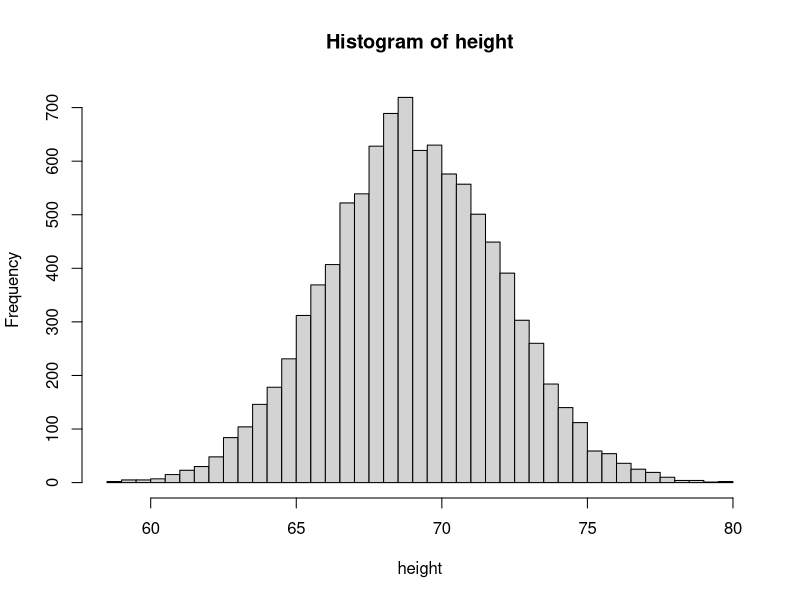
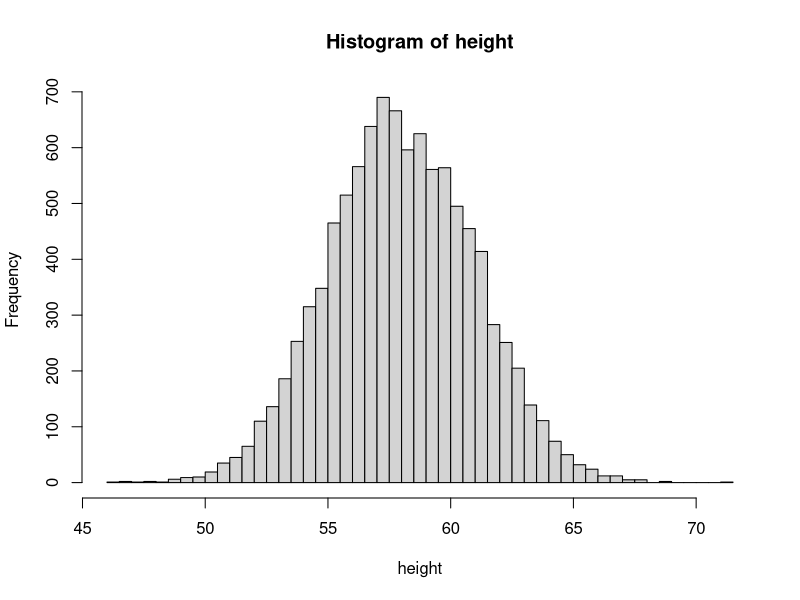
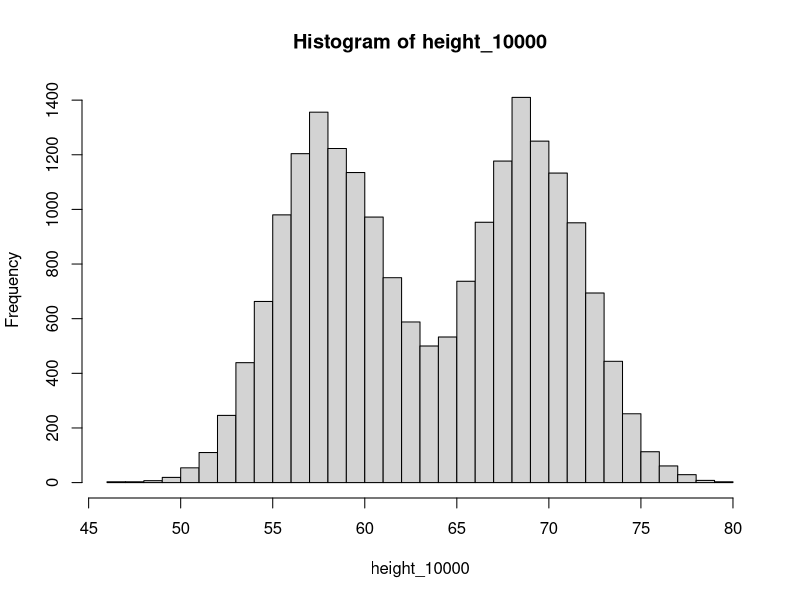
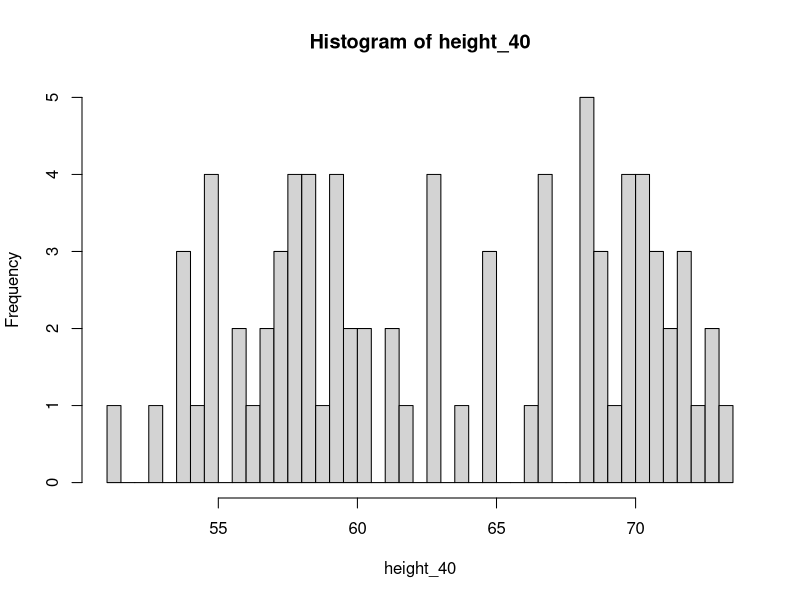
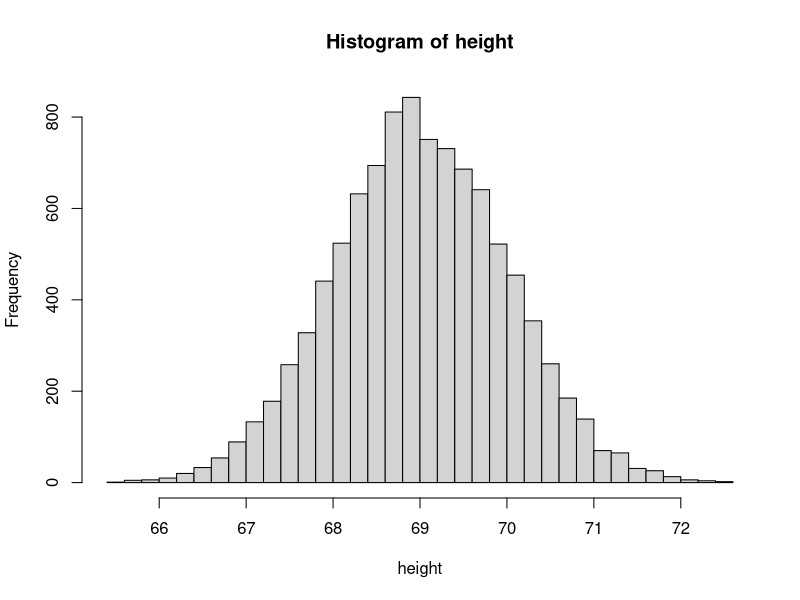

Write the R code that produced these figures, in order.
# Functions:

# Simulate a vector of n values randomly drawn from a normal distribution
#  having a mean of pop_mean, and standard deviation of pop_stdDev
# Display a histogram, summary statistics and return the vector
simulate_height <- function(n, pop_mean, pop_stdDev){
   height<- rnorm(n, pop_mean, pop_stdDev) # inches
   hist(height, breaks = 40)
   print(summary(height))
   height # returned value
}

# Display the confidence interval of the mean of a normal distribution 
#  or of a sample having n>=30 even if not normal (Central Limit Theorem).
# Uncomment print to display intermediate values of the calculation
CI_of_mean <- function(sample_mean, sample_sd, n, confidence){
  SEM<- sample_sd/sqrt(n)
  alpha <- 1 - confidence
  critical_val <- qnorm(1-alpha/2)
  term <- SEM * critical_val
  #print (paste(alpha, sample_mean,SEM, critical_val, term))
  paste(confidence*100,"%: ", sample_mean-term,"-", sample_mean+term)
  
}


set.seed(101)
# We simulate heights of 10000 men in the US
height_men_10000 <- simulate_height(10000, 69, 3) # inches

# We simulate heights of 10000 12-yr-old boys in the US
height_boys_10000 <- simulate_height(10000, 58, 3) # inches

# The combined distribution
height_10000 <- c(height_men_10000, height_boys_10000)
hist(height_10000, breaks = 40)
summary(height_10000)


# Call function CI_of_mean to calculate the .90, .95, and .99 CIs of mean
#  for each of the three height vectors (boys, men, combined) where n=10000
CI_90pct_height_boys_10000 <- CI_of_mean(mean(height_boys_10000),
                    sd(height_boys_10000), 10000, 0.90)
CI_95pct_height_boys_10000 <- CI_of_mean(mean(height_boys_10000),
                    sd(height_boys_10000), 10000, 0.95)
CI_99pct_height_boys_10000 <- CI_of_mean(mean(height_boys_10000),
                    sd(height_boys_10000), 10000, 0.99)

# men                         
CI_90pct_height_men_10000 <- CI_of_mean(mean(height_men_10000),
                                         sd(height_men_10000), 10000, 0.90)
CI_95pct_height_men_10000 <- CI_of_mean(mean(height_men_10000),
                                         sd(height_men_10000), 10000, 0.95)
CI_99pct_height_men_10000 <- CI_of_mean(mean(height_men_10000),
                                         sd(height_men_10000), 10000, 0.99)

# combined
CI_90pct_height_10000 <- CI_of_mean(mean(height_10000),
                                        sd(height_10000), 10000, 0.90)
CI_95pct_height_10000 <- CI_of_mean(mean(height_10000),
                                        sd(height_10000), 10000, 0.95)
CI_99pct_height_10000 <- CI_of_mean(mean(height_10000),
                                        sd(height_10000), 10000, 0.99)

  
# Q1: What do you observe in the CI as the level of confidence
#  increases from .90 to .95 to .99?
##it gets wider if you want to be more confident

set.seed(101)
# Call function simulate_height to simulate heights of 40 men in the US
#  using the same mean and standard deviaitons before
height_men_40 <- rnorm(40, 69, 3)

# Call function simulate_height to simulate heights of 40 boys in the US
#  using the same mean and standard deviaitons before
height_boys_40 <- rnorm(40, 58, 3)

# The combined distribution
height_40 <- c(height_men_40, height_boys_40)
hist(height_40, breaks = 40)
summary(height_40)

# Call function CI_of_mean to calculate the .90, .95, and .99 CIs of mean
#  for each of the three height vectors (boys, men, combined) where n=40

#boy
CI_90pct_height_boys_40 <- CI_of_mean(mean(height_boys_40),
                                         sd(height_boys_40), 40, 0.90)
CI_95pct_height_boys_40 <- CI_of_mean(mean(height_boys_40),
                                         sd(height_boys_40), 40, 0.95)
CI_99pct_height_boys_40 <- CI_of_mean(mean(height_boys_40),
                                         sd(height_boys_40), 40, 0.99)

# men                         
CI_90pct_height_men_40 <- CI_of_mean(mean(height_men_40),
                                        sd(height_men_40), 40, 0.90)
CI_95pct_height_men_40 <- CI_of_mean(mean(height_men_40),
                                        sd(height_men_40), 40, 0.95)
CI_99pct_height_men_40 <- CI_of_mean(mean(height_men_40),
                                        sd(height_men_40), 40, 0.99)

# combined
CI_90pct_height_40 <- CI_of_mean(mean(height_40),
                                    sd(height_40), 40, 0.90)
CI_95pct_height_40 <- CI_of_mean(mean(height_40),
                                    sd(height_40), 40, 0.95)
CI_99pct_height_40 <- CI_of_mean(mean(height_40),
                                    sd(height_40), 40, 0.99)
  
  
# Q2: What do you observe in the CI as the sample size
#  increases from 40 to 10,000?
## skinnier, more samples, you're more confident

# Call function simulate_height, passing arguements to simulate
#  a vector of 10000 men drawn from a population with the same mean
#  as previously, but this time with standard deviation of 1
height_men_10000_1 <- simulate_height(10000, 69, 1) 

  
# Call function CI_of_mean to calculate the .90, .95, and .99 CIs
#  of the mean of height_men_10000_1.
# Compare these 3 CIs to those of the mean of the original men's height with SD=3
CI_90pct_height_men_10000_1 <- CI_of_mean(mean(height_men_10000_1),
                                        sd(height_men_10000_1), 10000, 0.90)
CI_95pct_height_men_10000_1 <- CI_of_mean(mean(height_men_10000_1),
                                        sd(height_men_10000_1), 10000, 0.95)
CI_99pct_height_men_10000_1 <- CI_of_mean(mean(height_men_10000_1),
                                        sd(height_men_10000_1), 10000, 0.99)

  
# Q3: What do you observe in the CI as the standard deviation
#  of the sample increases from 1 to 3?
##The CI gets wider as you increase the standard deviation from 1 to 3 because
##it introduces more variability 
  
# Q4: Name 4 values that the confidence interval of the mean is calculated from.
# You may find this answer either in Motulsky ch 10 or by examining 
# function CI_of_mean above
##sample mean, sample sd, n, confidence




